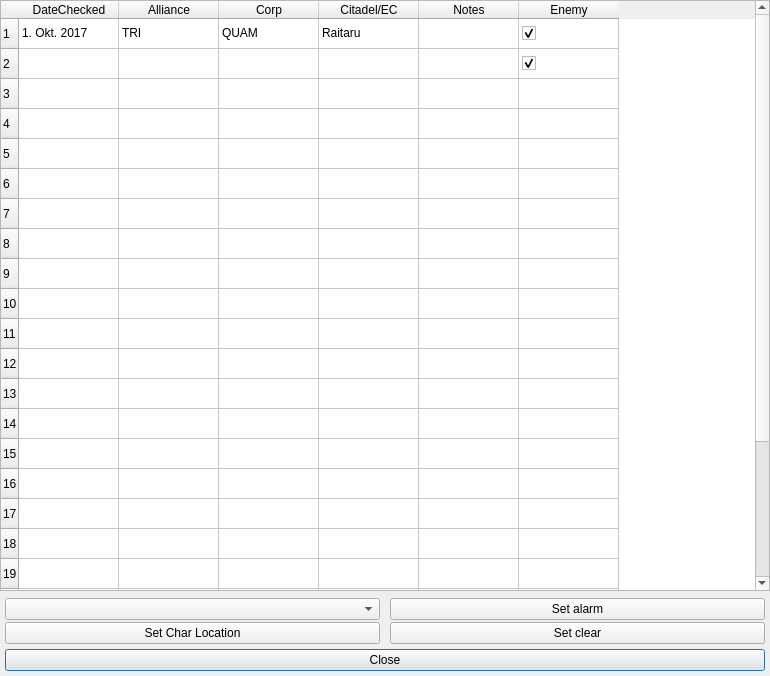
<?xml version="1.0" encoding="UTF-8"?>
<ui version="4.0">
    <class>Dialog</class>
    <widget class="QDialog" name="Dialog">
        <property name="windowModality">
            <enum>Qt::NonModal</enum>
        </property>
        <property name="geometry">
            <rect>
                <x>0</x>
                <y>0</y>
                <width>770</width>
                <height>676</height>
            </rect>
        </property>
        <property name="minimumSize">
            <size>
                <width>0</width>
                <height>0</height>
            </size>
        </property>
        <property name="windowTitle">
            <string>Dialog</string>
        </property>
        <property name="modal">
            <bool>false</bool>
        </property>
        <layout class="QGridLayout" name="gridLayout">
            <property name="margin">
                <number>0</number>
            </property>
            <property name="spacing">
                <number>0</number>
            </property>
            <item row="0" column="0">
                <layout class="QVBoxLayout" name="verticalLayout">
                    <item>
                        <widget class="QTableWidget" name="citadelTable">
                            <property name="dragEnabled">
                                <bool>true</bool>
                            </property>
                            <property name="dragDropMode">
                                <enum>QAbstractItemView::DragDrop</enum>
                            </property>
                            <property name="sortingEnabled">
                                <bool>true</bool>
                            </property>
                            <property name="rowCount">
                                <number>25</number>
                            </property>
                            <property name="columnCount">
                                <number>6</number>
                            </property>
                            <row/>
                            <row/>
                            <row/>
                            <row/>
                            <row/>
                            <row/>
                            <row/>
                            <row/>
                            <row/>
                            <row/>
                            <row/>
                            <row/>
                            <row/>
                            <row/>
                            <row/>
                            <row/>
                            <row/>
                            <row/>
                            <row/>
                            <row/>
                            <row/>
                            <row/>
                            <row/>
                            <row/>
                            <row/>
                            <column>
                                <property name="text">
                                    <string>DateChecked</string>
                                </property>
                            </column>
                            <column>
                                <property name="text">
                                    <string>Alliance</string>
                                </property>
                            </column>
                            <column>
                                <property name="text">
                                    <string>Corp</string>
                                </property>
                            </column>
                            <column>
                                <property name="text">
                                    <string>Citadel/EC</string>
                                </property>
                            </column>
                            <column>
                                <property name="text">
                                    <string>Notes</string>
                                </property>
                            </column>
                            <column>
                                <property name="text">
                                    <string>Enemy</string>
                                </property>
                            </column>
                            <item row="0" column="0">
                                <property name="text">
                                    <string>1. Okt. 2017</string>
                                </property>
                            </item>
                            <item row="0" column="1">
                                <property name="text">
                                    <string>TRI</string>
                                </property>
                                <property name="font">
                                    <font>
                                        <weight>50</weight>
                                        <bold>false</bold>
                                    </font>
                                </property>
                                <property name="background">
                                    <brush brushstyle="NoBrush">
                                        <color alpha="255">
                                            <red>255</red>
                                            <green>0</green>
                                            <blue>0</blue>
                                        </color>
                                    </brush>
                                </property>
                            </item>
                            <item row="0" column="2">
                                <property name="text">
                                    <string>QUAM</string>
                                </property>
                            </item>
                            <item row="0" column="3">
                                <property name="text">
                                    <string>Raitaru</string>
                                </property>
                            </item>
                            <item row="0" column="4">
                                <property name="text">
                                    <string/>
                                </property>
                            </item>
                            <item row="0" column="5">
                                <property name="text">
                                    <string/>
                                </property>
                                <property name="checkState">
                                    <enum>Checked</enum>
                                </property>
                            </item>
                            <item row="1" column="5">
                                <property name="text">
                                    <string/>
                                </property>
                                <property name="checkState">
                                    <enum>Checked</enum>
                                </property>
                            </item>
                        </widget>
                    </item>
                    <item>
                        <widget class="QWidget" name="widget" native="true">
                            <property name="minimumSize">
                                <size>
                                    <width>0</width>
                                    <height>31</height>
                                </size>
                            </property>
                            <layout class="QGridLayout" name="gridLayout_2">
                                <property name="margin">
                                    <number>0</number>
                                </property>
                                <property name="spacing">
                                    <number>0</number>
                                </property>
                                <item row="2" column="0">
                                    <layout class="QVBoxLayout" name="verticalLayout_3">
                                        <property name="spacing">
                                            <number>5</number>
                                        </property>
                                        <property name="margin">
                                            <number>5</number>
                                        </property>
                                        <item>
                                            <widget class="QPushButton" name="closeButton">
                                                <property name="text">
                                                    <string>Close</string>
                                                </property>
                                            </widget>
                                        </item>
                                    </layout>
                                </item>
                                <item row="0" column="0">
                                    <layout class="QHBoxLayout" name="horizontalLayout">
                                        <property name="spacing">
                                            <number>10</number>
                                        </property>
                                        <property name="leftMargin">
                                            <number>5</number>
                                        </property>
                                        <property name="topMargin">
                                            <number>7</number>
                                        </property>
                                        <property name="rightMargin">
                                            <number>5</number>
                                        </property>
                                        <property name="bottomMargin">
                                            <number>0</number>
                                        </property>
                                        <item>
                                            <layout class="QVBoxLayout" name="location_vlayout">
                                                <property name="spacing">
                                                    <number>2</number>
                                                </property>
                                                <item>
                                                    <widget class="QComboBox" name="playerNamesBox"/>
                                                </item>
                                                <item>
                                                    <widget class="QPushButton" name="locationButton">
                                                        <property name="text">
                                                            <string>Set Char Location</string>
                                                        </property>
                                                    </widget>
                                                </item>
                                            </layout>
                                        </item>
                                        <item>
                                            <layout class="QVBoxLayout" name="status_vlayout">
                                                <property name="spacing">
                                                    <number>2</number>
                                                </property>
                                                <item>
                                                    <widget class="QPushButton" name="alarmButton">
                                                        <property name="text">
                                                            <string>Set alarm</string>
                                                        </property>
                                                    </widget>
                                                </item>
                                                <item>
                                                    <widget class="QPushButton" name="clearButton">
                                                        <property name="text">
                                                            <string>Set clear</string>
                                                        </property>
                                                    </widget>
                                                </item>
                                            </layout>
                                        </item>
                                    </layout>
                                </item>
                            </layout>
                        </widget>
                    </item>
                </layout>
            </item>
        </layout>
    </widget>
    <resources/>
    <connections/>
</ui>
